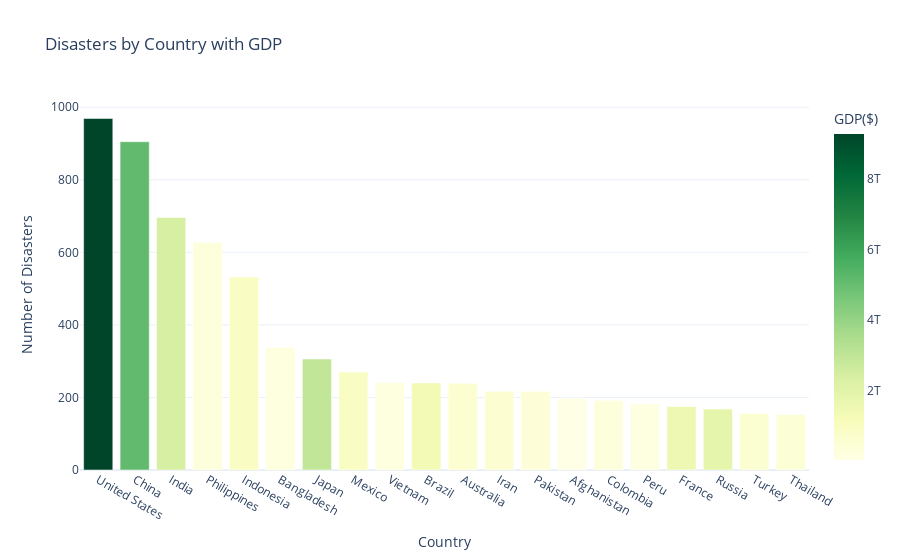

The code cell stored with this chart in its notebook:
### Code cell
fig = px.bar(df.head(20), x="country", y="disaster_count", color='gdp', template="plotly_white",\
            title="Disasters by Country with GDP", color_continuous_scale=px.colors.sequential.YlGn,\
	        labels={"country":"Country","disaster_count":"Number of Disasters", "gdp":"GDP($)"})
fig.show()

### Figure 1 — Plotly figure (JSON) as saved in the notebook; plotly's stock layout.template omitted (floating-point values rounded to 4 significant figures)
{"data": [{"alignmentgroup": "True", "hovertemplate": "Country=%{x}<br>Number of Disasters=%{y}<br>GDP($)=%{marker.color}<extra></extra>", "legendgroup": "", "marker": {"color": [9279000000000.0, 5144000000000.0, 2379000000000.0, 282800000000.0, 919200000000.0, 179200000000.0, 2954000000000.0, 883100000000.0, 179500000000.0, 1334000000000.0, 520800000000.0, 516600000000.0, 364800000000.0, 22530000000.0, 264600000000.0, 146500000000.0, 1524000000000.0, 1852000000000.0, 587300000000.0, 416500000000.0], "coloraxis": "coloraxis", "pattern": {"shape": ""}}, "name": "", "offsetgroup": "", "orientation": "v", "showlegend": false, "textposition": "auto", "type": "bar", "x": ["United States", "China", "India", "Philippines", "Indonesia", "Bangladesh", "Japan", "Mexico", "Vietnam", "Brazil", "Australia", "Iran", "Pakistan", "Afghanistan", "Colombia", "Peru", "France", "Russia", "Turkey", "Thailand"], "xaxis": "x", "y": [969, 905, 696, 628, 532, 338, 306, 270, 241, 240, 239, 217, 217, 198, 192, 182, 175, 168, 156, 153], "yaxis": "y"}], "layout": {"barmode": "relative", "coloraxis": {"colorbar": {"title": {"text": "GDP($)"}}, "colorscale": [[0, "rgb(255,255,229)"], [0.125, "rgb(247,252,185)"], [0.25, "rgb(217,240,163)"], [0.375, "rgb(173,221,142)"], [0.5, "rgb(120,198,121)"], [0.625, "rgb(65,171,93)"], [0.75, "rgb(35,132,67)"], [0.875, "rgb(0,104,55)"], [1, "rgb(0,69,41)"]]}, "legend": {"tracegroupgap": 0}, "title": {"text": "Disasters by Country with GDP"}, "xaxis": {"anchor": "y", "domain": [0, 1], "title": {"text": "Country"}}, "yaxis": {"anchor": "x", "domain": [0, 1], "title": {"text": "Number of Disasters"}}}}
